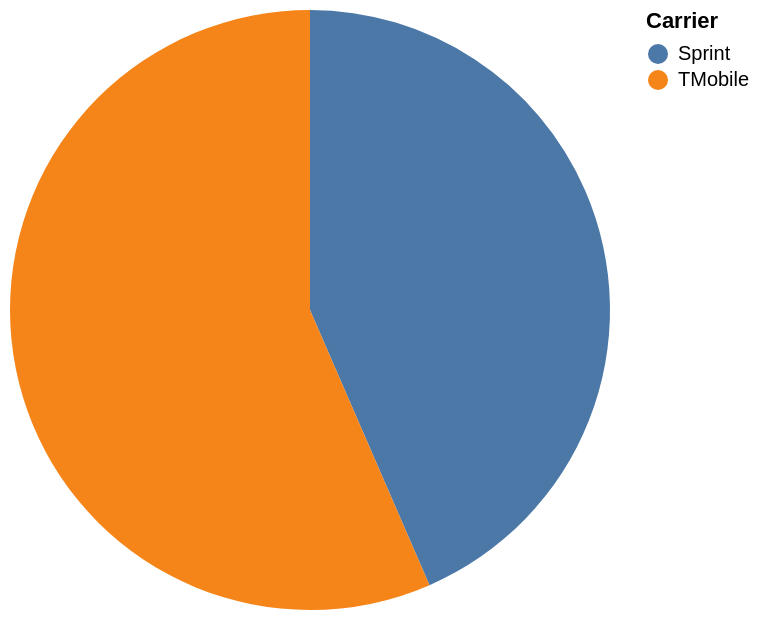

Here is the Vega-Lite specification saved for this chart:
### Vega-Lite specification from a JSON file in a GitHub repository (floating-point values rounded to 4 significant figures)
{"data": {"values": [{"x_data": "Sprint", "y_data": 160}, {"x_data": "TMobile", "y_data": 208}]}, "mark": "arc", "encoding": {"theta": {"field": "y_data", "type": "quantitative", "title": "SUM(Memory_in_G)"}, "color": {"field": "x_data", "type": "nominal", "title": "Carrier"}}}
